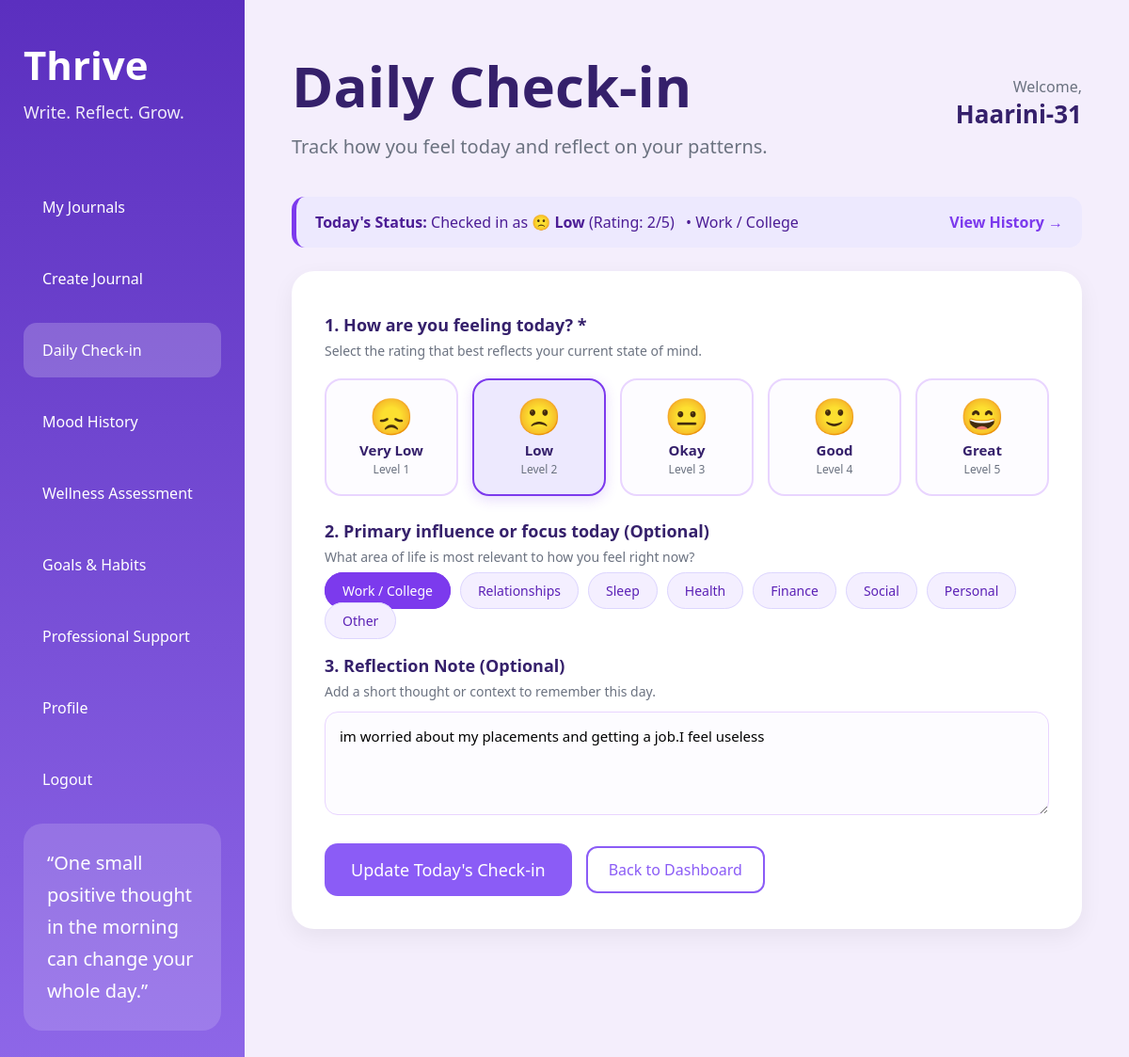
/mood (signed in), run on the app's committed database.
### app.py (models this page shows, shortened)
class User(db.Model, UserMixin):
    id = db.Column(db.Integer, primary_key=True)
    username = db.Column(db.String(150), unique=True, nullable=False)
    password = db.Column(db.String(150), nullable=False)
    email = db.Column(db.String(150), unique=True, nullable=False)
    created_at = db.Column(db.DateTime, default=lambda: datetime.now(timezone.utc))
    journals = db.relationship('Journal', backref='author', lazy=True, cascade='all, delete-orphan')
    mood_entries = db.relationship('MoodEntry', backref='user', lazy=True, cascade='all, delete-orphan')
    burnout_assessments = db.relationship('BurnoutAssessment', backref='user', lazy=True, cascade='all, delete-orphan')
    goals = db.relationship('Goal', backref='user', lazy=True, cascade='all, delete-orphan')
    habits = db.relationship('Habit', backref='user', lazy=True, cascade='all, delete-orphan')
    habit_logs = db.relationship('HabitLog', backref='user', lazy=True, cascade='all, delete-orphan')

class MoodEntry(db.Model):
    __tablename__ = 'mood_entry'
    id = db.Column(db.Integer, primary_key=True)
    user_id = db.Column(db.Integer, db.ForeignKey('user.id', ondelete='CASCADE'), nullable=False)
    mood_rating = db.Column(db.Integer, nullable=False)
    mood_tag = db.Column(db.String(50), nullable=True)
    note = db.Column(db.Text, nullable=True)
    created_at = db.Column(db.DateTime, default=lambda: datetime.now(timezone.utc), nullable=False)
    @property
    def label(self):
        return MOOD_LABELS.get(self.mood_rating, {}).get('label', 'Unknown')
    @property
    def emoji(self):
        return MOOD_LABELS.get(self.mood_rating, {}).get('emoji', '😐')
    @property
    def local_created_at(self):
        return utc_to_local(self.created_at)
    @property
    def local_date(self):
        return self.local_created_at.date()

### app.py (the view, shortened to what this page needs)
@app.route('/mood', methods=['GET', 'POST'])
@login_required
def mood_checkin():
    today_entry = get_today_mood_entry(current_user.id)
    summary = get_user_mood_summary(current_user.id)
    return render_template(
        'mood_checkin.html',
        today_entry=today_entry,
        mood_labels=MOOD_LABELS,
        mood_tags=MOOD_TAGS,
        summary=summary
    )

### app.py (called while the page is built)
@login_manager.user_loader
def load_user(user_id):
    return db.session.get(User, int(user_id))

def get_today_mood_entry(user_id):
    today_local = get_local_today()
    start_utc, end_utc = get_local_day_utc_range(today_local)
    start_naive = start_utc.replace(tzinfo=None)
    end_naive = end_utc.replace(tzinfo=None)
    return MoodEntry.query.filter(
        MoodEntry.user_id == user_id,
        MoodEntry.created_at >= start_naive,
        MoodEntry.created_at <= end_naive
    ).order_by(MoodEntry.created_at.desc()).first()

### time_utils.py (called while the page is built)
def get_utc_now():
    return datetime.now(timezone.utc)

def get_local_now():
    return get_utc_now().astimezone(APP_TIMEZONE)

def get_local_today():
    return get_local_now().date()

def utc_to_local(dt):
    if dt is None:
        return None
    if isinstance(dt, datetime):
        if dt.tzinfo is None:
            dt = dt.replace(tzinfo=timezone.utc)
        return dt.astimezone(APP_TIMEZONE)
    return dt

def get_local_day_utc_range(local_date):
    start_local = datetime.combine(local_date, time.min, tzinfo=APP_TIMEZONE)
    end_local = datetime.combine(local_date, time.max, tzinfo=APP_TIMEZONE)
    return start_local.astimezone(timezone.utc), end_local.astimezone(timezone.utc)

### templates/mood_checkin.html (shortened to what this page needs)
<!DOCTYPE html>
<html lang="en">
<head>
    <link rel="stylesheet" href="{{ url_for('static', filename='css/dashboard.css') }}">
</head>
<body>
    <div class="container">
        <div class="sidebar">
            <div>
                <div class="logo">
                    <h1>Thrive</h1>
                    <p>Write. Reflect. Grow.</p>
                </div>
                <div class="menu">
                    <a href="/journals">My Journals</a>
                    <a href="/create-journal">Create Journal</a>
                    <a href="/mood" class="active">Daily Check-in</a>
                    <a href="/mood/history">Mood History</a>
                    <a href="/burnout">Wellness Assessment</a>
                    <a href="/goals">Goals & Habits</a>
                    <a href="/support">Professional Support</a>
                    <a href="/profile">Profile</a>
                    <a href="/logout">Logout</a>
                </div>
            </div>
            <div class="quote-box">
                <p>“One small positive thought in the morning can change your whole day.”</p>
            </div>
        </div>
        <div class="main-content">
            <div class="top-bar">
                <div>
                    <h1>Daily Check-in</h1>
                    <p>Track how you feel today and reflect on your patterns.</p>
                </div>
                <div class="user-box">
                    <span>Welcome,</span>
                    <h3>{{ current_user.username }}</h3>
                </div>
            </div>
            {% if today_entry %}
            <div class="already-card">
                <div>
                    <strong>Today's Status:</strong> Checked in as {{ today_entry.emoji }} <strong>{{ today_entry.label }}</strong> (Rating: {{ today_entry.mood_rating }}/5)
                    {% if today_entry.mood_tag %}<span style="margin-left: 8px;">• {{ today_entry.mood_tag }}</span>{% endif %}
                </div>
                <a href="/mood/history" style="color: #7c3aed; font-weight: 600; text-decoration: none;">View History &rarr;</a>
            </div>
            {% endif %}
            <div class="journal-card" style="display: block;">
                <form method="POST" action="/mood">
                    <div class="form-section-title">1. How are you feeling today? *</div>
                    <div class="helper-text">Select the rating that best reflects your current state of mind.</div>
                    <div class="mood-options">
                        {% for rating, info in mood_labels.items() %}
                        <div>
                            <label for="rating_{{ rating }}" class="mood-radio-label">
                                <span class="mood-emoji">{{ info.emoji }}</span>
                                <span class="mood-title">{{ info.label }}</span>
                                <span class="mood-scale-num">Level {{ rating }}</span>
                            </label>
                        </div>
                        {% endfor %}
                    </div>
                    <div class="form-section-title">2. Primary influence or focus today (Optional)</div>
                    <div class="helper-text">What area of life is most relevant to how you feel right now?</div>
                    <div class="tags-container">
                        {% for tag in mood_tags %}
                        <div>
                            <label for="tag_{{ loop.index }}" class="tag-radio-label">{{ tag }}</label>
                        </div>
                        {% endfor %}
                    </div>
                    <div class="form-section-title">3. Reflection Note (Optional)</div>
                    <div class="helper-text">Add a short thought or context to remember this day.</div>
                    <textarea name="note" placeholder="e.g. Completed a major project, had a restful walk, or feeling a bit overwhelmed with assignments..."
                              style="width: 100%; height: 110px; padding: 15px; border-radius: 14px; border: 1px solid #e9d5ff; background: #fdfcff; font-size: 15px; font-family: inherit; resize: vertical; margin-bottom: 25px;">{% if today_entry and today_entry.note %}{{ today_entry.note }}{% endif %}</textarea>
                    <div style="display: flex; gap: 15px; align-items: center;">
                        <button type="submit" class="create-btn" style="border: none; cursor: pointer;">
                            {% if today_entry %}Update Today's Check-in{% else %}Save Today's Check-in{% endif %}
                        </button>
                        <a href="/journals" class="edit-btn">Back to Dashboard</a>
                    </div>
                </form>
            </div>
        </div>
    </div>
</body>
</html>

### static/css/dashboard.css (style rules this page uses)
* { margin:0; padding:0; box-sizing:border-box; font-family:'Segoe UI',sans-serif; }
body { background:#f4eefc; }
.container { display:flex; min-height:100vh; }
.sidebar { width:260px; background:linear-gradient( 180deg, #5b2fbf, #8e67e8 ); color:white; padding:40px 25px; display:flex; flex-direction:column; justify-content:space-between; }
.logo h1 { font-size:42px; margin-bottom:10px; }
.logo p { font-size:18px; opacity:0.9; }
.menu { margin-top:60px; }
.menu a { display:block; text-decoration:none; color:white; padding:18px 20px; border-radius:14px; margin-bottom:18px; transition:0.3s; }
.menu a:hover, .menu .active { background:rgba(255,255,255,0.2); }
.quote-box { background:rgba(255,255,255,0.15); padding:25px; border-radius:20px; line-height:1.7; font-size:20px; }
.main-content { flex:1; padding:50px; }
.top-bar { display:flex; justify-content:space-between; align-items:center; margin-bottom:40px; }
.top-bar h1 { font-size:60px; color:#35206b; margin-bottom:10px; }
.top-bar p { color:#6b7280; font-size:20px; }
.user-box { text-align:right; }
.user-box span { color:#6b7280; }
.user-box h3 { color:#35206b; font-size:26px; }
.create-btn { text-decoration:none; background:#8b5cf6; color:white; padding:16px 28px; border-radius:14px; font-size:18px; transition:0.3s; }
.journal-card { background:white; border-radius:24px; padding:35px; margin-bottom:30px; display:flex; justify-content:space-between; align-items:center; box-shadow:0 8px 25px rgba(0,0,0,0.06); }
.edit-btn { text-decoration:none; border:2px solid #8b5cf6; color:#8b5cf6; padding:12px 22px; border-radius:12px; transition:0.3s; }

### templates/mood_checkin.html (style rules this page uses)
.mood-options { display: grid; grid-template-columns: repeat(auto-fit, minmax(110px, 1fr)); gap: 15px; margin: 20px 0 25px 0; }
.mood-radio-label { display: flex; flex-direction: column; align-items: center; justify-content: center; padding: 18px 10px; background: #fdfcff; border: 2px solid #e9d5ff; border-radius: 18px; cursor: pointer; transition: all 0.25s ease; text-align: center; }
.mood-radio-input:checked + .mood-radio-label { border-color: #7c3aed; background: #ede9fe; box-shadow: 0 4px 14px rgba(124, 58, 237, 0.18); }
.mood-emoji { font-size: 38px; line-height: 1; margin-bottom: 8px; }
.mood-title { font-size: 15px; font-weight: 600; color: #35206b; }
.mood-scale-num { font-size: 12px; color: #6b7280; margin-top: 2px; }
.tags-container { display: flex; flex-wrap: wrap; gap: 10px; margin: 15px 0 25px 0; }
.tag-radio-label { padding: 9px 18px; background: #f4efff; border: 1px solid #ddd6fe; border-radius: 20px; font-size: 14px; color: #5b21b6; cursor: pointer; transition: 0.2s; }
.tag-radio-input:checked + .tag-radio-label { background: #7c3aed; color: #ffffff; border-color: #7c3aed; }
.form-section-title { color: #35206b; font-size: 18px; font-weight: 600; margin-top: 10px; margin-bottom: 6px; }
.helper-text { color: #6b7280; font-size: 14px; margin-bottom: 12px; }
.already-card { background: #ede9fe; border-left: 5px solid #7c3aed; padding: 16px 20px; border-radius: 14px; margin-bottom: 25px; color: #4c1d95; font-size: 16px; display: flex; align-items: center; justify-content: space-between; }

### data on the page
User: username "Haarini-31"
MoodEntry: emoji "🙁", label "Low", mood_rating "2", mood_tag "Work / College", note "im worried about my placements and getting a job.I feel useless"

### other printed values
{{ info.emoji }} "😞" "🙁" "😐" "🙂" "😄"
{{ info.label }} "Very Low" "Low" "Okay" "Good" "Great"
{{ rating }} "1" "2" "3" "4" "5"
{{ tag }} "Work / College" "Relationships" "Sleep" "Health" "Finance" "Social" "Personal" "Other"
